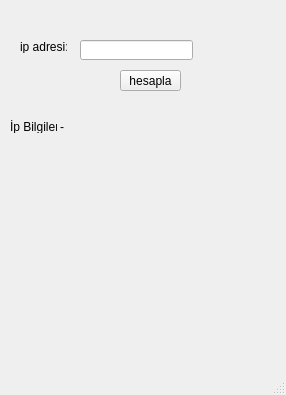
<?xml version="1.0" encoding="UTF-8"?>
<ui version="4.0">
 <class>MainWindow</class>
 <widget class="QMainWindow" name="MainWindow">
  <property name="geometry">
   <rect>
    <x>0</x>
    <y>0</y>
    <width>286</width>
    <height>395</height>
   </rect>
  </property>
  <property name="windowTitle">
   <string>Network Calc</string>
  </property>
  <widget class="QWidget" name="centralwidget">
   <widget class="QLineEdit" name="lineEdit">
    <property name="geometry">
     <rect>
      <x>80</x>
      <y>40</y>
      <width>113</width>
      <height>20</height>
     </rect>
    </property>
   </widget>
   <widget class="QLabel" name="label">
    <property name="geometry">
     <rect>
      <x>20</x>
      <y>40</y>
      <width>47</width>
      <height>13</height>
     </rect>
    </property>
    <property name="text">
     <string>ip adresi: </string>
    </property>
   </widget>
   <widget class="QPushButton" name="pushButton">
    <property name="geometry">
     <rect>
      <x>120</x>
      <y>70</y>
      <width>61</width>
      <height>21</height>
     </rect>
    </property>
    <property name="text">
     <string>hesapla</string>
    </property>
   </widget>
   <widget class="QLabel" name="label_2">
    <property name="geometry">
     <rect>
      <x>10</x>
      <y>120</y>
      <width>47</width>
      <height>13</height>
     </rect>
    </property>
    <property name="text">
     <string>İp Bilgileri:</string>
    </property>
   </widget>
   <widget class="QLabel" name="label_3">
    <property name="geometry">
     <rect>
      <x>60</x>
      <y>120</y>
      <width>47</width>
      <height>13</height>
     </rect>
    </property>
    <property name="text">
     <string>-</string>
    </property>
   </widget>
  </widget>
  <widget class="QStatusBar" name="statusbar"/>
 </widget>
 <resources/>
 <connections/>
</ui>
